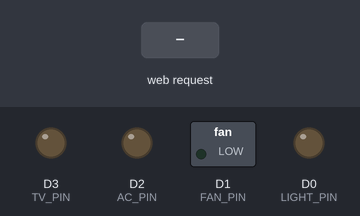
A sketch run on a simulated ESP8266 (NodeMCU). Parts: switched loads named in the sketch (green lamp = pin HIGH), output pins drawn as LEDs (lit = HIGH). Inputs (shaded band) come from the test bench. What the sketch prints to the serial monitor is not drawn.

Above: at 1.2 s.
1.3 s: HTTP request GET /light/on received
At 2.5 s:
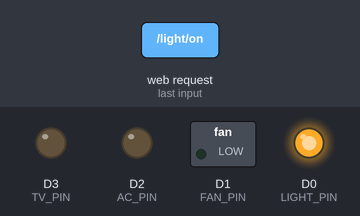
2.8 s: HTTP request GET /fan/on received
At 3.6 s:
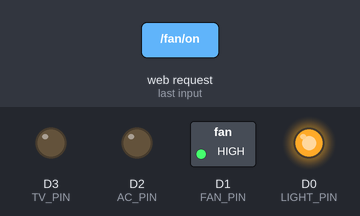
4.3 s: HTTP request GET /light/off received
At 4.7 s:
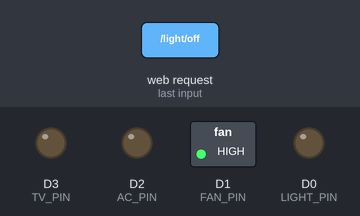
5.8 s: HTTP request GET /ac/on received
At 7.0 s:
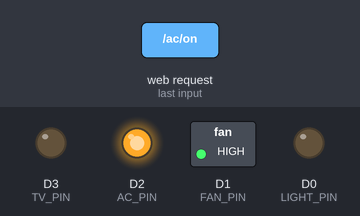
7.3 s: HTTP request GET /fan/off received
At 8.2 s:
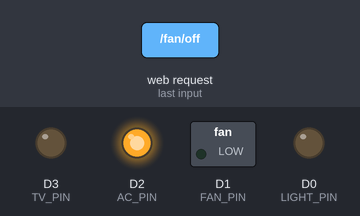
8.8 s: HTTP request GET /tv/on received
At 9.4 s:
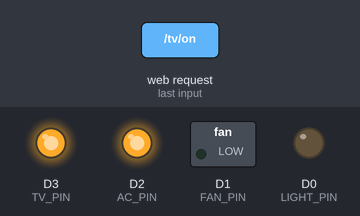
Timing chart, 0 to 11.3 s (numbered marks = the images above; inputs shaded):
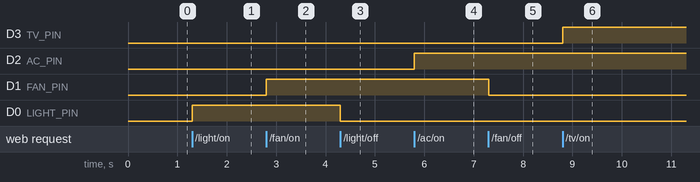

The sketch:

code.ino
```cpp
#include <ESP8266WiFi.h>
#include <ESP8266WebServer.h>

// Wi-Fi credentials for Access Point
const char* ssid = "ESP8266_AP";
const char* password = "12345678";

// Create a web server on port 80
ESP8266WebServer server(80);

// Appliance pins
#define LIGHT_PIN D0  // Controlled by Button 1
#define FAN_PIN D1    // Controlled by Button 2
#define AC_PIN D2     // Controlled by Button 3
#define TV_PIN D3     // Controlled by Button 4

unsigned char Buffer[8];  // For DWIN display frames

void setup() {
  Serial.begin(115200);
  Serial.println("Initializing...");

  // Configure appliance pins as output
  pinMode(LIGHT_PIN, OUTPUT);
  pinMode(FAN_PIN, OUTPUT);
  pinMode(AC_PIN, OUTPUT);
  pinMode(TV_PIN, OUTPUT);

  // Turn all appliances OFF initially
  digitalWrite(LIGHT_PIN, LOW);
  digitalWrite(FAN_PIN, LOW);
  digitalWrite(AC_PIN, LOW);
  digitalWrite(TV_PIN, LOW);

  // Set up ESP8266 as Access Point
  WiFi.softAP(ssid, password);
  Serial.println("Access Point Started");
  Serial.print("IP Address: ");
  Serial.println(WiFi.softAPIP());

  // Define server routes for Wi-Fi control
  server.on("/light/on", []() {
    digitalWrite(LIGHT_PIN, HIGH);
    server.send(200, "text/plain", "Light ON");
  });

  server.on("/light/off", []() {
    digitalWrite(LIGHT_PIN, LOW);
    server.send(200, "text/plain", "Light OFF");
  });

  server.on("/fan/on", []() {
    digitalWrite(FAN_PIN, HIGH);
    server.send(200, "text/plain", "Fan ON");
  });

  server.on("/fan/off", []() {
    digitalWrite(FAN_PIN, LOW);
    server.send(200, "text/plain", "Fan OFF");
  });

  server.on("/ac/on", []() {
    digitalWrite(AC_PIN, HIGH);
    server.send(200, "text/plain", "AC ON");
  });

  server.on("/ac/off", []() {
    digitalWrite(AC_PIN, LOW);
    server.send(200, "text/plain", "AC OFF");
  });

  server.on("/tv/on", []() {
    digitalWrite(TV_PIN, HIGH);
    server.send(200, "text/plain", "TV ON");
  });

  server.on("/tv/off", []() {
    digitalWrite(TV_PIN, LOW);
    server.send(200, "text/plain", "TV OFF");
  });

  // Start the server
  server.begin();
  Serial.println("Web Server Started");
}

void loop() {
  // Handle Wi-Fi client requests
  server.handleClient();

  // Handle DWIN display commands
  handleDWINInput();
}

// Function to handle DWIN display input
void handleDWINInput() {
  if (Serial.available() >= 8) {
    // Read the DWIN frame
    while (Serial.available() > 0) {
      unsigned char byte = Serial.read();
      if (byte == 0xA9) { // Start byte found
        Buffer[0] = byte;

        for (int i = 1; i < 8; i++) {
          while (!Serial.available()); // Wait for each byte
          Buffer[i] = Serial.read();
        }

        // Identify and process button and state
        identifyButtonAndControlPins(Buffer[3], Buffer[6]);
        break;
      }
    }
  }
}

// Function to identify button and control GPIO pins
void identifyButtonAndControlPins(unsigned char buttonByte, unsigned char stateByte) {
  int pinToControl;

  // Map the button to the corresponding pin
  switch (buttonByte) {
    case 0x55: pinToControl = LIGHT_PIN; break; // Button 1
    case 0xAA: pinToControl = FAN_PIN; break;   // Button 2
    case 0x54: pinToControl = AC_PIN; break;    // Button 3
    case 0xEA: pinToControl = TV_PIN; break;    // Button 4
    default:
      Serial.println("Unknown Button");
      return;
  }

  // Determine ON/OFF state
  bool isOn = (stateByte == 0xFD); // ON if 0xFD, OFF if 0xFF

  // Control the pin
  digitalWrite(pinToControl, isOn ? HIGH : LOW);

  // Print the status
  Serial.print("Button ");
  Serial.print(buttonByte, HEX);
  Serial.print(" -> ");
  Serial.println(isOn ? "ON" : "OFF");
}
```

Measured:
- after the input at 1.3 s, D0 (LIGHT_PIN): LOW → HIGH at once
- after the input at 2.8 s, D1 (FAN_PIN): LOW → HIGH at once
- after the input at 4.3 s, D0 (LIGHT_PIN): HIGH → LOW at once
- after the input at 5.8 s, D2 (AC_PIN): LOW → HIGH at once
- after the input at 7.3 s, D1 (FAN_PIN): HIGH → LOW at once
- after the input at 8.8 s, D3 (TV_PIN): LOW → HIGH at once
